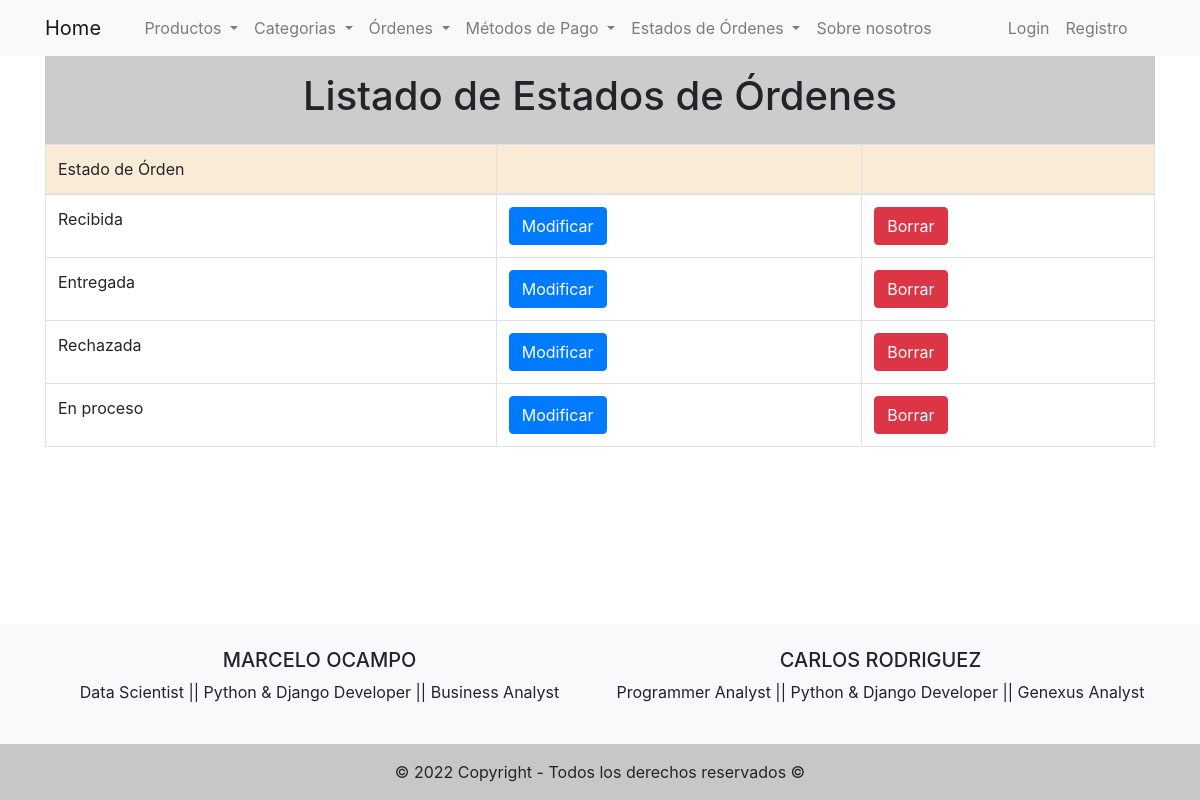
Page /orders/list-orders-status/ on the committed database.
### orders/models.py (models this page shows, shortened)
class OrderStatus(models.Model):
    status = models.CharField(max_length=20, unique=True)

### orders/views.py (the view)
# urls.py: path('list-orders-status/', OrderStatusListView.as_view(), name='list_orders_status'),
class OrderStatusListView(ListView):
    model = OrderStatus
    template_name = 'orders/list_orders_status.html'

### templates/orders/list_orders_status.html (shortened to what this page needs)
{% extends 'base.html' %}
{% block content %}
  <div class="text-center p-3" style="background-color: rgba(0, 0, 0, 0.2);">
    <h1>Listado de Estados de Órdenes</h1>
  </div>
  <table class="table table-bordered">
    <thead style="background-color: antiquewhite;">
      <tr>
        <td>Estado de Órden</td>
        <td></td>
        <td></td>
      </tr>
    </thead>
    <tbody>
      {% if object_list %}
        {% for order_status in object_list %}
          <tr>
            <td>{{order_status.status}}</td>
            <td> <a href="/orders/update-order-status/{{order_status.id}}/" class="btn btn-primary">Modificar</a> </td>
            <td> <a href="/orders/delete-order-status/{{order_status.id}}/" class="btn btn-danger">Borrar</a> </td>
          </tr>
        {% endfor %}
      {% else %}
        <h1>No hay registro de órdenes de pago</h1>
      {% endif %}
    </tbody>
  </table>
{% endblock %}

### templates/base.html (style rules this page uses)
html { width: 100%; height: 100%; margin: 0; }

### rows in the picture
OrderStatus: status "Recibida"
OrderStatus: status "Entregada"
OrderStatus: status "Rechazada"
OrderStatus: status "En proceso"
